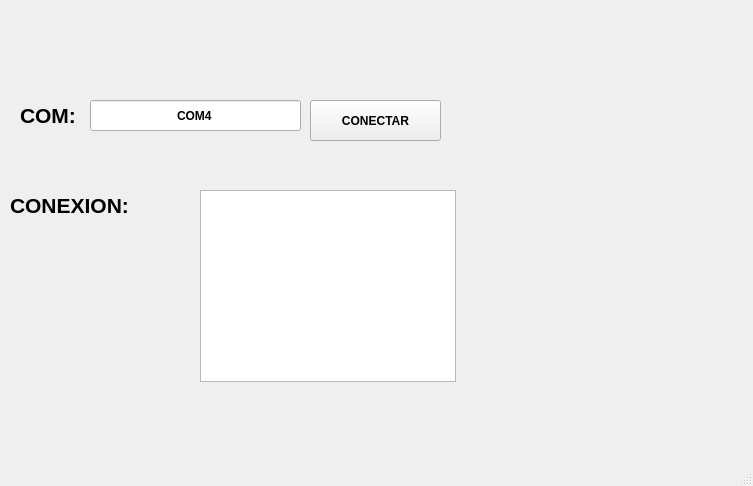
<?xml version="1.0" encoding="UTF-8"?>
<ui version="4.0">
 <class>MainWindow</class>
 <widget class="QMainWindow" name="MainWindow">
  <property name="geometry">
   <rect>
    <x>0</x>
    <y>0</y>
    <width>753</width>
    <height>486</height>
   </rect>
  </property>
  <property name="windowTitle">
   <string>MainWindow</string>
  </property>
  <widget class="QWidget" name="centralwidget">
   <widget class="QPushButton" name="btnconectar">
    <property name="geometry">
     <rect>
      <x>310</x>
      <y>100</y>
      <width>131</width>
      <height>41</height>
     </rect>
    </property>
    <property name="font">
     <font>
      <weight>75</weight>
      <bold>true</bold>
     </font>
    </property>
    <property name="text">
     <string>CONECTAR</string>
    </property>
   </widget>
   <widget class="QLineEdit" name="txt_com">
    <property name="geometry">
     <rect>
      <x>90</x>
      <y>100</y>
      <width>211</width>
      <height>31</height>
     </rect>
    </property>
    <property name="font">
     <font>
      <weight>75</weight>
      <bold>true</bold>
     </font>
    </property>
    <property name="text">
     <string>COM4</string>
    </property>
    <property name="alignment">
     <set>Qt::AlignCenter</set>
    </property>
   </widget>
   <widget class="QLabel" name="label_2">
    <property name="geometry">
     <rect>
      <x>20</x>
      <y>100</y>
      <width>61</width>
      <height>31</height>
     </rect>
    </property>
    <property name="font">
     <font>
      <pointsize>16</pointsize>
      <weight>75</weight>
      <bold>true</bold>
     </font>
    </property>
    <property name="text">
     <string>COM:</string>
    </property>
   </widget>
   <widget class="QLabel" name="label">
    <property name="geometry">
     <rect>
      <x>20</x>
      <y>20</y>
      <width>111</width>
      <height>51</height>
     </rect>
    </property>
    <property name="text">
     <string/>
    </property>
    <property name="pixmap">
     <pixmap>:/meme/Imagen/fians.jpg</pixmap>
    </property>
    <property name="scaledContents">
     <bool>true</bool>
    </property>
   </widget>
   <widget class="QLabel" name="label_4">
    <property name="geometry">
     <rect>
      <x>610</x>
      <y>20</y>
      <width>111</width>
      <height>51</height>
     </rect>
    </property>
    <property name="text">
     <string/>
    </property>
    <property name="pixmap">
     <pixmap>:/meme/Imagen/uat-logo.jpg</pixmap>
    </property>
    <property name="scaledContents">
     <bool>true</bool>
    </property>
   </widget>
   <widget class="QLabel" name="label_5">
    <property name="geometry">
     <rect>
      <x>570</x>
      <y>350</y>
      <width>151</width>
      <height>91</height>
     </rect>
    </property>
    <property name="text">
     <string/>
    </property>
    <property name="pixmap">
     <pixmap>:/meme/Imagen/logo_equipo.jpg</pixmap>
    </property>
    <property name="scaledContents">
     <bool>true</bool>
    </property>
   </widget>
   <widget class="QLabel" name="label_3">
    <property name="geometry">
     <rect>
      <x>10</x>
      <y>190</y>
      <width>161</width>
      <height>31</height>
     </rect>
    </property>
    <property name="font">
     <font>
      <pointsize>16</pointsize>
      <weight>75</weight>
      <bold>true</bold>
     </font>
    </property>
    <property name="text">
     <string>CONEXION:</string>
    </property>
   </widget>
   <widget class="QListWidget" name="datos">
    <property name="geometry">
     <rect>
      <x>200</x>
      <y>190</y>
      <width>256</width>
      <height>192</height>
     </rect>
    </property>
   </widget>
  </widget>
  <widget class="QMenuBar" name="menubar">
   <property name="geometry">
    <rect>
     <x>0</x>
     <y>0</y>
     <width>753</width>
     <height>26</height>
    </rect>
   </property>
  </widget>
  <widget class="QStatusBar" name="statusbar"/>
 </widget>
 <resources>
  <include location="../../Recursos.qrc"/>
 </resources>
 <connections/>
</ui>
